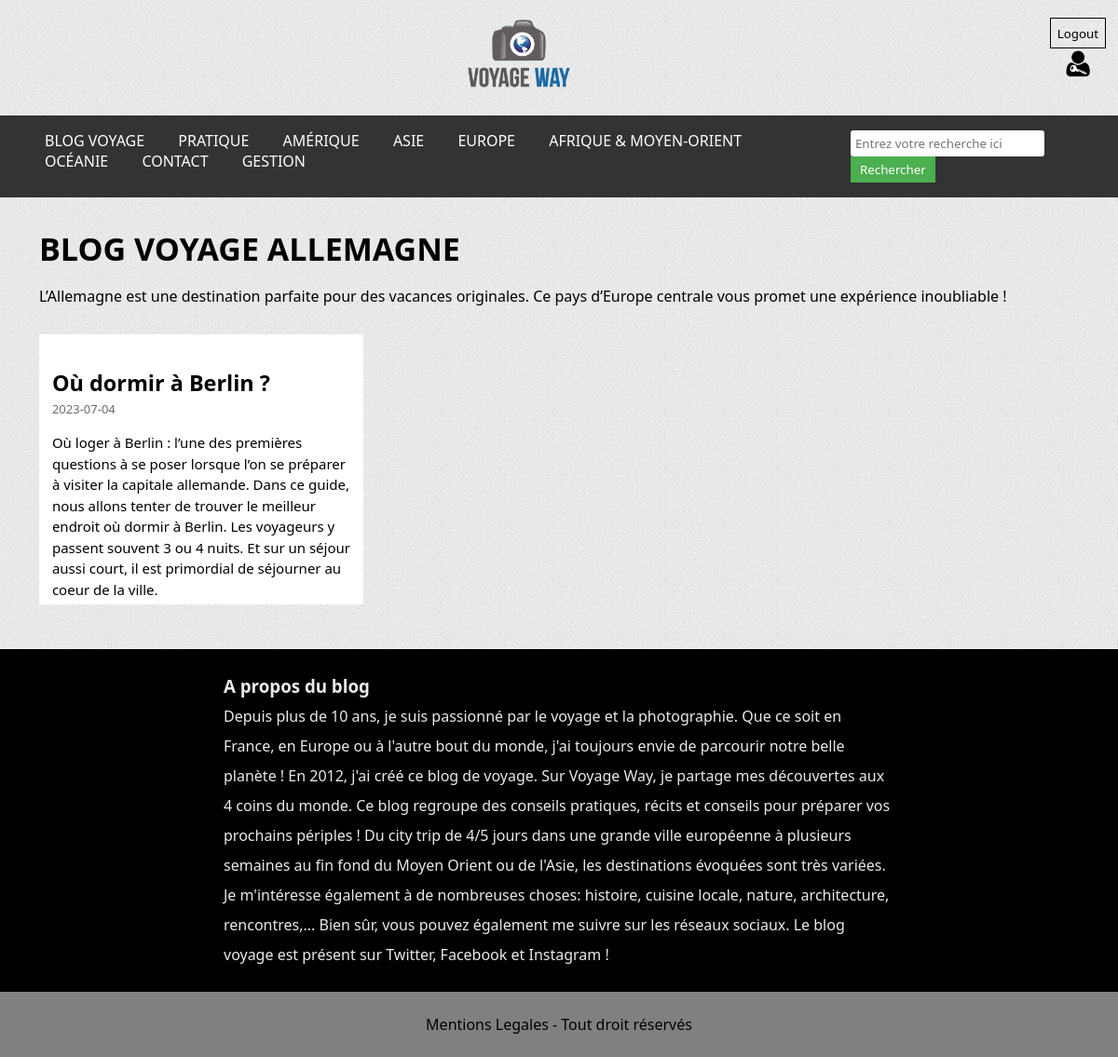
/categorie.php?id_categorie=3 (signed in), run on the app's committed database.
### tables this page shows
CREATE TABLE IF NOT EXISTS `categorie` (
  `id_categorie` int(11) NOT NULL AUTO_INCREMENT,
  `nom` varchar(50) NOT NULL,
  `titre` varchar(100) NOT NULL,
  `description` varchar(500) NOT NULL,
  `continent` varchar(50) NOT NULL,
  PRIMARY KEY (`id_categorie`)
);

CREATE TABLE IF NOT EXISTS `article` (
  `id_article` int(11) NOT NULL AUTO_INCREMENT,
  `titre` varchar(90) NOT NULL,
  `date` date NOT NULL,
  `photo_principale` varchar(255) NOT NULL,
  `resume` varchar(1000) NOT NULL,
  `sous_titre_1` varchar(100) NOT NULL,
  `contenu_1` text NOT NULL,
  `photo_1` varchar(255) NOT NULL,
  `sous_titre_2` varchar(90) NOT NULL,
  `contenu_2` text NOT NULL,
  `photo_2` varchar(255) NOT NULL,
  `sous_titre_3` varchar(90) NOT NULL,
  `photo_3` varchar(255) NOT NULL,
  `contenu_3` text NOT NULL,
  `categorie` int(11) NOT NULL,
  `sous-categorie` varchar(60) NOT NULL,
  PRIMARY KEY (`id_article`),
  KEY `FK_id_categorie_article` (`categorie`)
);

### components/connexion.php (called while the page is built, shortened)
<?php
    class MaConnexion {
        private $Connection;
        public function __construct($NewDatabaseName, $NewUser, $NewPassword, $NewHost)
        {
            $this->DatabaseName = $NewDatabaseName;
            $this->User = $NewUser;
            $this->Password = $NewPassword;
            $this->Host = $NewHost;
            try {
                $DataSourceName = "mysql:host=$this->Host;dbname=$this->DatabaseName;charset=utf8mb4";
                $this->Connection = new PDO($DataSourceName, $this->User, $this->Password);
                $this->Connection->setAttribute(PDO::ATTR_ERRMODE, PDO::ERRMODE_EXCEPTION);
            } catch (PDOException $e) {
                echo "Erreur: " . $e->getMessage();
            }
        }
        public function select($Table, $Column, $ConditionField = 1)
        {
            try {
                $SQLQueryString = "SELECT $Column FROM $Table WHERE $ConditionField";
                $Result = $this->Connection->query($SQLQueryString);
                return $Result->fetchAll(PDO::FETCH_ASSOC);
            } catch (PDOException $e) {
                echo "Erreur: " . $e->getMessage();
                return false;
            }
        }
        public function select_article($ConditionField)
        {
            try {
                $SQLQueryString = "SELECT `article`.`id_article`,`article`.`categorie`, `article`.`date`, `article`.`titre`, `article`.`resume`, `article`.`photo_principale`
                FROM `article`
                INNER JOIN `categorie` ON `categorie`.`id_categorie` = `article`.`categorie`
                WHERE `article`.`categorie` = $ConditionField ;
                ";
                $Result = $this->Connection->query($SQLQueryString);
                return $Result->fetchAll(PDO::FETCH_ASSOC);
            } catch (PDOException $e) {
                echo "Erreur: " . $e->getMessage();
                return false;
            }
        }
    }
?>

### categorie.php (the view, shortened to what this page needs)
<?php
    require_once("components/connexion.php");
    $DatabaseName = "viaje";
    $NewConnection = new MaConnexion($DatabaseName, "root", "", "localhost");
    $CurrentCategorieID = isset($_GET['id_categorie']) ? $_GET['id_categorie'] : 1;
    $SelectedCategorie = $NewConnection->select("categorie", "*", "id_categorie = $CurrentCategorieID");
    $Result = $NewConnection->select_article($CurrentCategorieID);
?>
<!DOCTYPE html>
<html lang="en">
<head>
    <link rel="stylesheet" href="style.css">
</head>
<body>
    <header>
        <?php include_once './components/navbar.php' ?>
    </header>
    <main>
        <section class="entete">
        <?php
            foreach($SelectedCategorie as $value){
                echo
                '<h1 class="titre">' .$value['titre'] . '</h1>
            <p class="presentation">'
                .$value['description'].
            '</p>';
            }
            ?>
        </section>
        <section class="affichagecategories">
            <?php
            foreach($Result as $display){
                echo
                '<div class="card">
                    <div>
                        <img src="' .$display['photo_principale']. '" class="cardImage" alt="">
                    </div>
                    <div class= "cardText">
                        <a href="article.php?id_article=' . $display['id_article'] . '" class="cardTitle"><h3>' . $display['titre'] . '</h3></a>
                        <p class="date">' . $display['date'] . '</p>
                        <p class="resume">' . $display['resume'] . '</p>
                    </div>
                </div>';
            }
            ?>
        </section>
    </main>
<footer>
    <?php include_once './components/footer.php' ?>
</footer>
</body>
</html>

### components/navbar.php (shortened to what this page needs)
<?php
    require_once("./components/connexion.php");
    $NewConnection = new MaConnexion("viaje", "root", "", "localhost");
    $IsUserLoggedIn = isset($_SESSION['CurrentUser']);
?>
<link rel="stylesheet" href="https://cdnjs.cloudflare.com/ajax/libs/font-awesome/6.4.0/css/all.min.css" />
<div id="SiteHead">
    <a z-index="1" href="index.php"><img id="Blazon" class="logo" src="./images/icons_site_main.png" alt="L'image principale du site">
    </a>
    <div z-index="2" class="float-login">
        <?php if ($IsUserLoggedIn): $UserIcon = './images/icons_user_role_' . $_SESSION['UserRole'] . '.png';
            ?>
            <form method="POST" action="controller.php"><input type="submit" name="Intention" value="Logout" class="ConnexionButtons" ></form>
            <img src=<?php echo '"' . $UserIcon . '"'; ?> alt="User Role Image" style="width: 32px; height: 32px;">
        <?php else: ?>
            <button class="ConnexionButtons" onclick="window.location='./login.php'">Login</button>
        <?php endif ?>
    </div>
</div>
<nav class="navbar">
    <div class="topnav" id="myTopnav">
        <a href="./index.php">BLOG VOYAGE</a>
        <div class="dropdown">
            <?php $Nav = $NewConnection->select("categorie", "*", "continent= 'Pratique'");
           foreach ($Nav as $display) {
                echo'<a href="categorie.php?id_categorie='. $display['id_categorie']. '">' .$display['nom'] . '</a>';
                }
            ?>
        </div>
        <div class="dropdown">
            <a href="#">AMÉRIQUE</a>
        </div>
        <div class="dropdown">
            <a href="#">ASIE</a>
        </div>
        <div class="dropdown">
            <a href="#">EUROPE</a>
        </div>
        <div class="dropdown">
            <a href="#">AFRIQUE &amp; MOYEN-ORIENT</a>
        </div>
        <div class="dropdown">
            <a href="#">OCÉANIE</a>
                <?php $Nav = $NewConnection->select("categorie", "*", "continent= 'Océanie'");
                ?>
        </div>
        <div class="dropdown">
            <a href="./contact.php">CONTACT</a>
        </div>
        <?php if($IsUserLoggedIn && (isset($_SESSION['UserRole']) && $_SESSION['UserRole'] == 'admin')): ?>
            <div class="dropdown">
                <a href="./gestion.php">GESTION</a>
            </div>
        <?php endif; ?>
    </div>
    <div class="topnav" id="search">
        <form method="GET" action="recherche.php">
            <input type="text" name="search_query" id="search_query" placeholder="Entrez votre recherche ici">
            <button type="submit">Rechercher</button>
        </form>
    </div>
</nav>

### style.css (style rules this page uses)
* { font-family: "Segoe UI", Helvetica, Arial, sans-serif, "Apple Color Emoji", "Segoe UI Emoji", "Segoe UI Symbol"; padding: 0; margin: 0; }
body { display: flex; flex-direction: column; background-image: url('./images/body-bg1.png'); background-color: #f0f0f0; }
header { display: flex; flex-direction: column; }
header #Blazon { height: 100%; width: 10%; margin-top: 1em; }
header nav { margin-top: 1em; margin-bottom: 2em; }
header #SiteHead { display: inline-flex; text-align: center; align-items: center; }
header #SiteHead > a { width: 100%; }
header .ConnexionButtons { border-radius: 0; padding: 0.5em; margin-left: 1em; margin-right: 1em; background-color: transparent; border: 1px solid #000; cursor: pointer; }
.card { display: grid; justify-items: center; width: 29%; background-color: #fff; margin-left: 3.5%; margin-bottom: 3%; }

### categorie.php (style rules this page uses)
.titre { text-transform: uppercase; font-weight: bold; font-size: 34px; margin-bottom: 1.5%; }
.entete { padding: 0 3.5%; }
.presentation { margin-bottom: 1.6%; }
.affichagecategories { display: flex; justify-content: flex-start; flex-wrap: wrap; padding: 1% 0 ; }
.card { display: grid; justify-items: center; width: 29%; background-color: #fff; margin-left: 3.5%; margin-bottom: 3%; }
.cardText { padding: 4%; height: 15em; overflow: hidden; }
.cardTitle { color: #000; font-size: 20px; text-decoration: none; }
.date { color: #6B6B6B; font-size: 13px; margin-top: 1%; }
.resume { line-height: 1.5; font-size: 15px; margin-top: 5%; }

### components/navbar.php (style rules this page uses)
.logo { width: 200px; height: auto; display: block; margin: 10px auto; }
.navbar { background-color: #333; padding-top: 1em; padding-right: 3em; padding-bottom: 1em; padding-left: 3em; display: flex; position: relative; z-index: 2; }
.navbar a { color: white; font-size: 1em; margin-right: 2em; text-decoration: none; text-transform: uppercase; }
.dropdown { position: relative; display: inline-block; }
#search { display: inline-block; }
#search input[type="text"] { padding: 5px; border-radius: 3px; border: none; }
#search button { padding: 5px 10px; background-color: #4CAF50; color: white; border: none; cursor: pointer; }
.float-login { float: right; }

### data on the page
categorie: nom "PRATIQUE"
categorie: titre "BLOG VOYAGE ALLEMAGNE", description "L’Allemagne est une destination parfaite pour des vacances originales. Ce pays d’Europe centrale vous promet une expérience inoubliable !"
article: titre "Où dormir à Berlin ?", date "2023-07-04", resume "Où loger à Berlin : l’une des premières questions à se poser lorsque l’on se préparer à visiter la capitale allemande. Dans ce guide, nous allons tenter de trouver le meilleur endroit où dormir à Berlin. Les voyageurs y passent souvent 3 ou 4 nuits. Et sur un séjour aussi court, il est primordial de séjourner au coeur de la ville."
